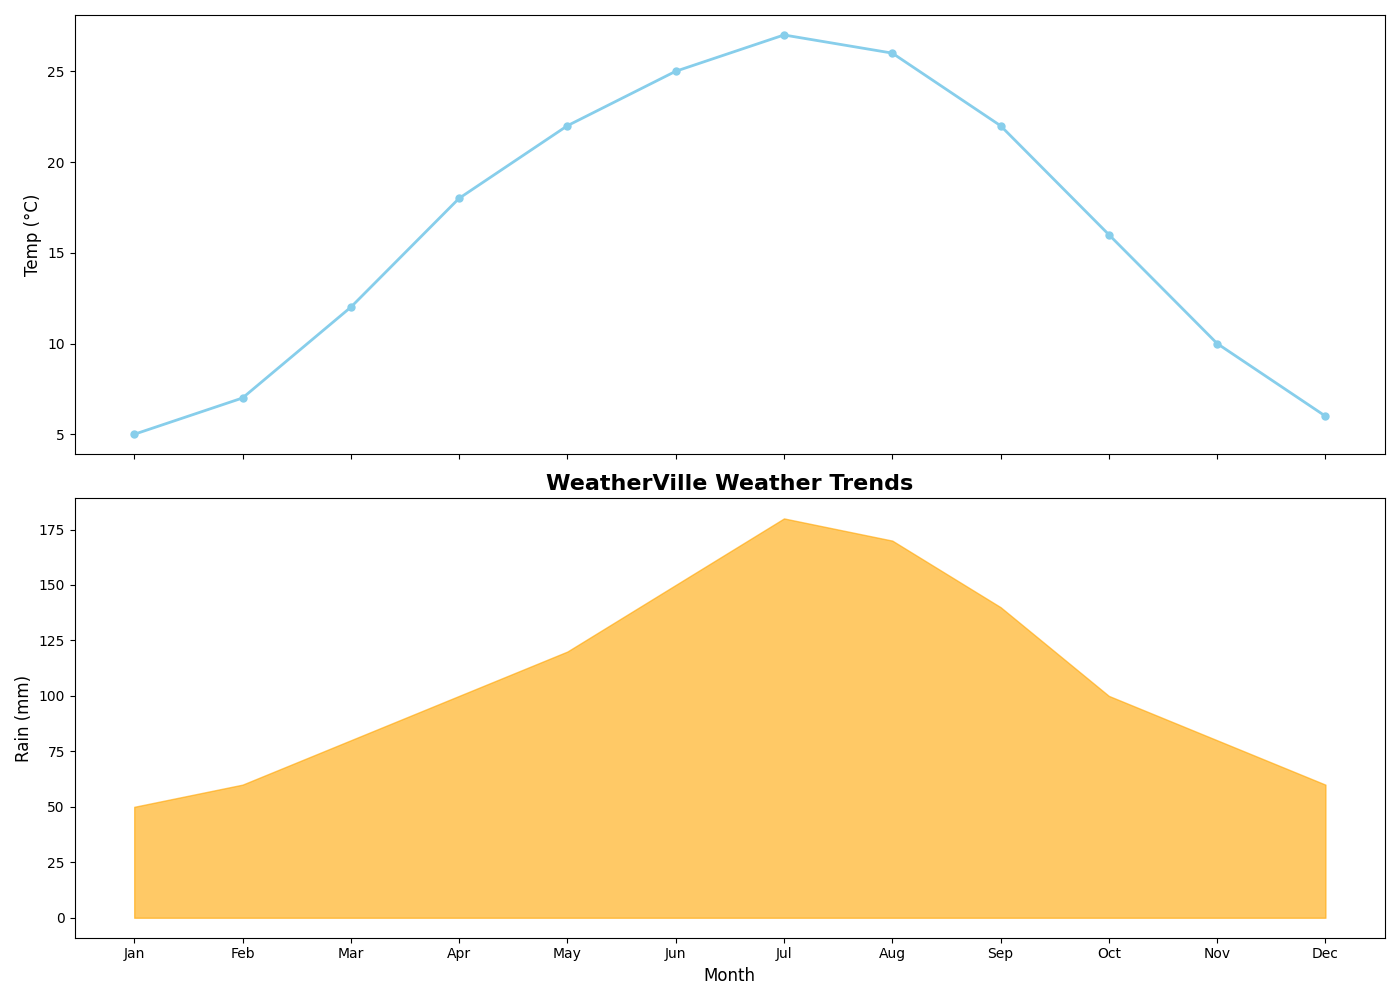

Reproduce this figure in Python.
import matplotlib.pyplot as plt
import numpy as np

months = np.array(['Jan', 'Feb', 'Mar', 'Apr', 'May', 'Jun', 'Jul', 'Aug', 'Sep', 'Oct', 'Nov', 'Dec'])
rainfall = [50, 60, 80, 100, 120, 150, 180, 170, 140, 100, 80, 60]
temperature = [5, 7, 12, 18, 22, 25, 27, 26, 22, 16, 10, 6]

fig, (ax2, ax1) = plt.subplots(2, 1, figsize=(14, 10), sharex=True)

ax2.plot(months, temperature, color='skyblue', marker='o', linestyle='-', linewidth=2, markersize=5)
ax2.set_ylabel('Temp (°C)', fontsize=12)

ax1.fill_between(months, rainfall, color='orange', alpha=0.6)
ax1.set_xlabel('Month', fontsize=12)
ax1.set_ylabel('Rain (mm)', fontsize=12)
ax1.set_title('WeatherVille Weather Trends', fontsize=16, fontweight='bold')

plt.tight_layout()
plt.show()
